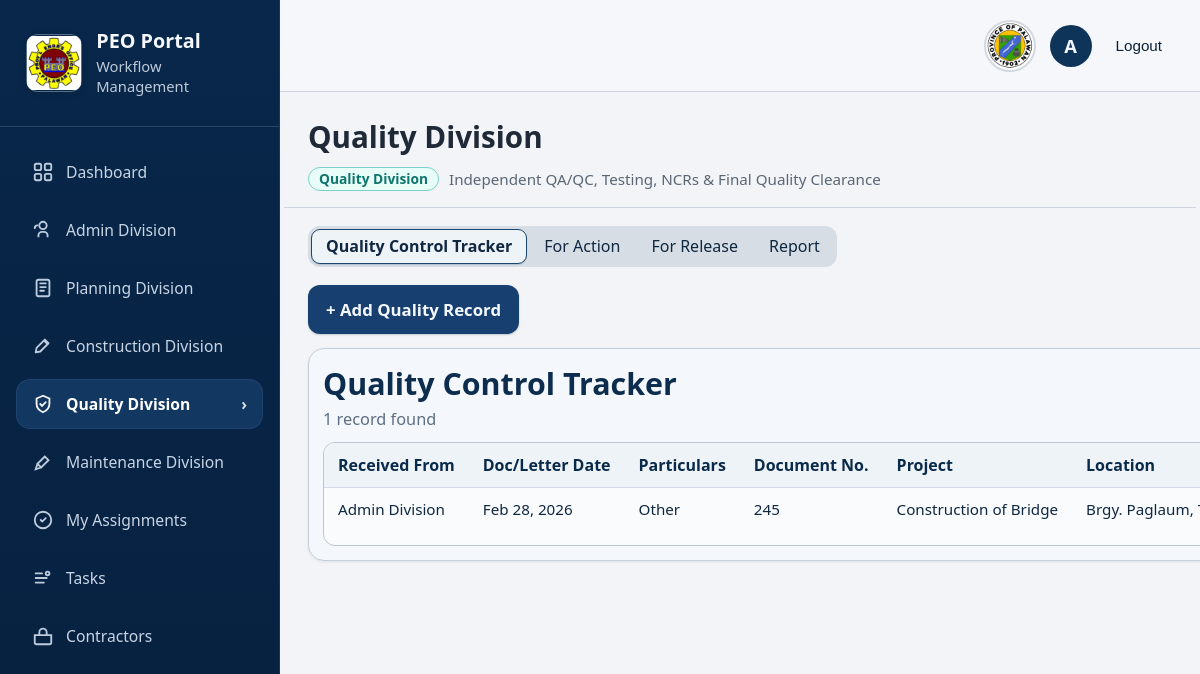
Page /quality-division/dashboard/ (signed in) on the committed database.
### main/models.py (models this page shows, shortened)
class Document(models.Model):
    slip_ref_no = models.CharField(max_length=80, blank=True)
    TYPE_SITE_INSTRUCTION = "site_instruction"
    TYPE_NCR = "ncr"
    TYPE_DED_PACKAGE = "ded_package"
    TYPE_BILLING_PACKET = "billing_packet"
    TYPE_WORK_ORDER = "work_order"
    TYPE_REPORT = "report"
    TYPE_CONTRACT = "contract"
    TYPE_OTHER = "other"
    TYPE_CHOICES = [
        (TYPE_SITE_INSTRUCTION, "Site Instruction"),
        (TYPE_NCR, "NCR"),
        (TYPE_DED_PACKAGE, "DED Package"),
        (TYPE_BILLING_PACKET, "Billing Packet"),
        (TYPE_WORK_ORDER, "Work Order"),
        (TYPE_REPORT, "Report"),
        (TYPE_CONTRACT, "Contract"),
        (TYPE_OTHER, "Other"),
    ]
    DIV_ADMIN = "admin"
    DIV_PLANNING = "planning"
    DIV_CONSTRUCTION = "construction"
    DIV_QUALITY = "quality"
    DIV_MAINTENANCE = "maintenance"
    DIVISION_CHOICES = [
        (DIV_ADMIN, "Admin Division"),
        (DIV_PLANNING, "Planning Division"),
        (DIV_CONSTRUCTION, "Construction Division"),
        (DIV_QUALITY, "Quality Division"),
        (DIV_MAINTENANCE, "Maintenance Division"),
    ]
    STATUS_DRAFT = "draft"
    STATUS_FOR_REVIEW = "for_review"
    STATUS_ROUTED = "routed"
    STATUS_PROCESSING = "processing"
    STATUS_APPROVED = "approved"
    STATUS_OPEN = "open"
    STATUS_CLOSED = "closed"
    STATUS_CHOICES = [
        (STATUS_DRAFT, "Draft"),
        (STATUS_FOR_REVIEW, "For Review"),
        (STATUS_ROUTED, "Routed"),
        (STATUS_PROCESSING, "Processing"),
        (STATUS_APPROVED, "Approved"),
        (STATUS_OPEN, "Open"),
        (STATUS_CLOSED, "Closed"),
    ]
    document_name = models.CharField(max_length=255)
    location = models.CharField(max_length=255, blank=True)
    doc_type = models.CharField(max_length=20, choices=TYPE_CHOICES, default=TYPE_OTHER)
    division = models.CharField(max_length=20, choices=DIVISION_CHOICES, default=DIV_ADMIN)
    project = models.ForeignKey(
        "PlanningProject",
        on_delete=models.SET_NULL,
        null=True,
        blank=True,
        related_name="documents",
    )
    status = models.CharField(max_length=20, choices=STATUS_CHOICES, default=STATUS_DRAFT)
    description = models.TextField(blank=True)
    date_received_by_peo = models.DateField(null=True, blank=True)
    date_released_to_admin = models.DateField(null=True, blank=True)
    date_received_from_admin = models.DateField(null=True, blank=True)
    date_released_to_accounting = models.DateField(null=True, blank=True)
    billing_type = models.CharField(max_length=120, blank=True)
    contractor_name = models.CharField(max_length=255, blank=True)
    percentage = models.DecimalField(max_digits=5, decimal_places=2, null=True, blank=True)
    contract_amount = models.DecimalField(max_digits=12, decimal_places=2, null=True, blank=True)
    revised_contract_amount = models.DecimalField(max_digits=12, decimal_places=2, null=True, blank=True)
    period_covered = models.CharField(max_length=120, blank=True)
    date_started = models.DateField(null=True, blank=True)
    completion_date = models.DateField(null=True, blank=True)
    created_by = models.ForeignKey(
        settings.AUTH_USER_MODEL,
        on_delete=models.SET_NULL,
        null=True,
        blank=True,
        related_name="documents_created",
    )
    created_at = models.DateTimeField(auto_now_add=True)
    class Meta:
        ordering = ["-created_at"]

### main/views.py (the view)
# urls.py: path("quality-division/dashboard/", views.quality_div_dashboard, name="quality_div_dashboard"),
@login_required
@xframe_options_sameorigin
def quality_div_dashboard(request):
    admin_projects = []
    admin_incoming_documents = []
    if _table_exists(Document):
        seen_titles = set()
        incoming_qs = (
            Document.objects.filter(division=Document.DIV_QUALITY)
            .select_related("project")
            .prefetch_related("scans")
            .order_by("created_at", "id")
        )
        for doc in incoming_qs:
            project_title = ""
            if doc.project_id and doc.project:
                project_title = (doc.project.project_title or "").strip()
            if not project_title:
                project_title = (doc.document_name or "").strip()
            if project_title:
                title_key = project_title.lower()
                if title_key not in seen_titles:
                    seen_titles.add(title_key)
                    admin_projects.append(project_title)
            doc_date = doc.date_received_from_admin or doc.date_released_to_admin
            received_date = doc.date_received_from_admin or doc.created_at.date()
            latest_scan = doc.scans.first()
            request_letter_url = ""
            request_letter_name = ""
            if latest_scan and latest_scan.file:
                request_letter_url = latest_scan.file.url
                request_letter_name = latest_scan.file.name.split("/")[-1]
            admin_incoming_documents.append(
                {
                    "id": doc.id,
                    "received_from": "Admin Division",
                    "doc_letter_date": doc_date,
                    "particulars": doc.get_doc_type_display(),
                    "details": doc.description or "-",
                    "document_no": doc.slip_ref_no or f"DOC-{doc.id:04d}",
                    "project_name": project_title or "-",
                    "location": (doc.location or "").strip() or "-",
                    "request_letter_url": request_letter_url,
                    "request_letter_name": request_letter_name,
                    "route": "Incoming",
                    "released_by": "-",
                    "date_released": None,
                    "received_by": "Quality Division",
                    "date_received": received_date,
                    "transmitted_to": doc.get_division_display(),
                    "remarks": "-",
                    "initial_status": doc.get_status_display(),
                    "owner_representative": "-",
                    "contact": "-",
                }
            )
    context = {
        "admin_projects": admin_projects,
        "admin_incoming_documents": admin_incoming_documents,
    }
    return render(request, "Quality Division/quality_div.html", context)

### main/views.py (called while the page is built)
def _table_exists(model):
    table_name = model._meta.db_table
    try:
        return table_name in connection.introspection.table_names()
    except Exception:
        return False

### main/templates/Quality Division/quality_div.html (shortened to what this page needs)
{% load static %}
<!DOCTYPE html>
<html lang="en">
<head>
    <link rel="stylesheet" href="{% static 'CSS/styles.css' %}">
</head>
<body{% if request.GET.embedded %} class="embedded-maintenance-view"{% endif %}>
    <div class="app-shell">
        <aside class="sidebar">
            <div class="brand">
                <div class="brand-logo" aria-label="PEO Seal"></div>
                <div>
                    <h1>PEO Portal</h1>
                    <p>Workflow Management</p>
                </div>
            </div>
            <nav class="nav-menu">
                {% with current_page=request.resolver_match.url_name %}
                <a class="nav-item {% if current_page == 'home' or current_page == 'dashboard' %}active{% endif %}" href="{% url 'home' %}">
                    Dashboard
                </a>
                <a class="nav-item {% if current_page == 'admin_div_dashboard' or current_page == 'admin_division' or current_page == 'admin_div_dashboard_legacy' %}active{% endif %}" href="{% url 'admin_div_dashboard' %}"><svg class="nav-icon" viewBox="0 0 24 24" fill="none"><path d="M7 20v-2a4 4 0 0 1 4-4h2a4 4 0 0 1 4 4v2" stroke="currentColor" stroke-width="2"/><circle cx="12" cy="7" r="4" stroke="currentColor" stroke-width="2"/><path d="M3 10c0-1.7 1.3-3 3-3" stroke="currentColor" stroke-width="2" stroke-linecap="round"/></svg>Admin Division</a>
                <a class="nav-item {% if current_page == 'planning_div_dashboard' or current_page == 'planning_division' %}active{% endif %}" href="{% url 'planning_div_dashboard' %}"><svg class="nav-icon" viewBox="0 0 24 24" fill="none"><rect x="5" y="3" width="14" height="18" rx="2" stroke="currentColor" stroke-width="2"/><path d="M9 7h6M9 11h6M9 15h4" stroke="currentColor" stroke-width="2" stroke-linecap="round"/></svg>Planning Division</a>
                <a class="nav-item {% if current_page == 'construction_div_dashboard' or current_page == 'construction_division' %}active{% endif %}" href="{% url 'construction_div_dashboard' %}"><svg class="nav-icon" viewBox="0 0 24 24" fill="none"><path d="M14 5 5 14l-1 5 5-1 9-9-4-4Z" stroke="currentColor" stroke-width="2" stroke-linejoin="round"/><path d="m13 6 4 4" stroke="currentColor" stroke-width="2"/></svg>Construction Division</a>
                <a class="nav-item {% if current_page == 'quality_div_dashboard' or current_page == 'quality_division' %}active{% endif %}" href="{% url 'quality_div_dashboard' %}"><svg class="nav-icon" viewBox="0 0 24 24" fill="none"><path d="M12 3 5 6v6c0 5 3.5 7.5 7 9 3.5-1.5 7-4 7-9V6l-7-3Z" stroke="currentColor" stroke-width="2"/><path d="m9 12 2 2 4-4" stroke="currentColor" stroke-width="2" stroke-linecap="round"/></svg>Quality Division<span class="caret">&#8250;</span></a>
                <a class="nav-item " href="{% url 'maintinance_div_dashboard' %}"><svg class="nav-icon" viewBox="0 0 24 24" fill="none"><path d="m14 6-8 8 4 4 8-8-4-4Z" stroke="currentColor" stroke-width="2"/><path d="M6 14 4 20l6-2" stroke="currentColor" stroke-width="2"/></svg>Maintenance Division</a>
                <a class="nav-item {% if current_page == 'my_assignments' or current_page == 'my_assignments_template_alias' %}active{% endif %}" href="{% url 'my_assignments' %}"><svg class="nav-icon" viewBox="0 0 24 24" fill="none"><circle cx="12" cy="12" r="9" stroke="currentColor" stroke-width="2"/><path d="m9.5 12 1.7 1.7L15 10" stroke="currentColor" stroke-width="2" stroke-linecap="round"/></svg>My Assignments</a>
                <a class="nav-item " href="{% url 'maintinance_task_management' %}"><svg class="nav-icon" viewBox="0 0 24 24" fill="none"><path d="M4 7h7M4 12h12M4 17h9" stroke="currentColor" stroke-width="2" stroke-linecap="round"/><circle cx="17" cy="7" r="2" stroke="currentColor" stroke-width="2"/></svg>Tasks</a>
                <a class="nav-item " href="{% url 'maintinance_contractor_management' %}"><svg class="nav-icon" viewBox="0 0 24 24" fill="none"><path d="M3 11h18v8a2 2 0 0 1-2 2H5a2 2 0 0 1-2-2v-8Z" stroke="currentColor" stroke-width="2"/><path d="M8 11V8a4 4 0 0 1 8 0v3" stroke="currentColor" stroke-width="2"/></svg>Contractors</a>
                {% endwith %}
            </nav>
        </aside>
        <div class="workspace">
            <header class="topbar">
                <div class="account">
                    <div class="seal" aria-label="Provincial Logo"></div>
                    <div class="avatar">{{ user.username|slice:":1"|upper }}</div>
                    <form class="logout-form" action="{% url 'logout' %}" method="post">
                        <button class="logout-btn" type="submit">Logout</button>
                    </form>
                </div>
            </header>
            <main class="page">
                <h2>Quality Division</h2>
                <div class="subhead">
                    <span class="chip">Quality Division</span>
                    <span>Independent QA/QC, Testing, NCRs &amp; Final Quality Clearance</span>
                </div>
                <div class="section-line"></div>
                <section class="dashboard-tabs" aria-label="Quality Dashboard Sections">
                    <button class="dashboard-tab active" type="button" data-tab-target="quality-control-tracker-panel">Quality Control Tracker</button>
                    <button class="dashboard-tab" type="button" data-tab-target="for-action-panel">For Action</button>
                    <button class="dashboard-tab" type="button" data-tab-target="for-release-panel">For Release</button>
                    <button class="dashboard-tab" type="button" data-tab-target="report-panel">Report</button>
                </section>
                <section class="dashboard-panel active" id="quality-control-tracker-panel">
                    <div class="tracker-board">
                        <div class="tracker-actions">
                            <button class="tracker-add-btn" id="open-quality-record-modal" type="button">+ Add Quality Record</button>
                        </div>
                        <section class="tracker-card">
                            <h3>Quality Control Tracker</h3>
                            <p class="tracker-meta" id="quality-record-count">0 records found</p>
                            <div class="tracker-table-wrap" id="quality-tracker-table-wrap">
                                <div class="tracker-table-scroll">
                                <table class="tracker-table" aria-label="Quality Control Tracker Records">
                                    <thead>
                                        <tr>
                                            <th>Received From</th>
                                            <th>Doc/Letter Date</th>
                                            <th>Particulars</th>
                                            <th>Document No.</th>
                                            <th>Project</th>
                                            <th>Location</th>
                                        </tr>
                                    </thead>
                                    <tbody id="quality-records-body">
                                        {% for row in admin_incoming_documents %}
                                        <tr data-record-row="true">
                                            <td>{{ row.received_from }}</td>
                                            <td>{% if row.doc_letter_date %}{{ row.doc_letter_date|date:"M d, Y" }}{% else %}-{% endif %}</td>
                                            <td>{{ row.particulars }}</td>
                                            <td>{{ row.document_no }}</td>
                                            <td>{{ row.project_name }}</td>
                                            <td>{{ row.location }}</td>
                                        </tr>
                                        {% empty %}
                                        <tr>
                                            <td class="tracker-empty" id="quality-empty-state" colspan="13">No quality records found</td>
                                        </tr>
                                        {% endfor %}
                                    </tbody>
                                </table>
                                </div>
                            </div>
                        </section>
                    </div>
                </section>
            </main>
        </div>
    </div>
</body>
</html>

### rows in the picture
Document: received_from "Admin Division", doc_letter_date "Feb 28, 2026", particulars "Other", document_no "245", project_name "Construction of Bridge", location "Brgy. Paglaum,…"

### other values in the picture
{{ user.username|slice:":1"|upper }} "A"
